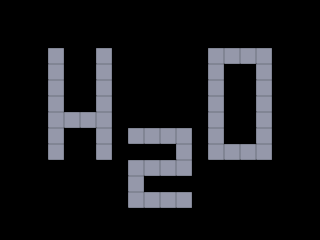

Below is a game level as drawn by its tile map, then a one-line description and the .tmx that defines it (tile-layer data replaced by summaries):
An orthogonal 20x15 tile map with 16x16 px tiles, 1 tile layer (layer) and 1 object.

<map version="1.0" orientation="orthogonal" renderorder="right-down" width="20" height="15" tilewidth="16" tileheight="16" nextobjectid="15">
 <tileset firstgid="1" name="block2" tilewidth="16" tileheight="16">
  <image source="block2.png" width="16" height="16" />
 </tileset>
 <layer name="layer" width="20" height="15">
  <data>[300 cells, 48 non-empty, 1 distinct tile ids]</data>
 </layer>
 <objectgroup name="crystals">
  <object id="14" x="309" y="2" width="11" height="12">
   <ellipse />
  </object>
 </objectgroup>
</map>
